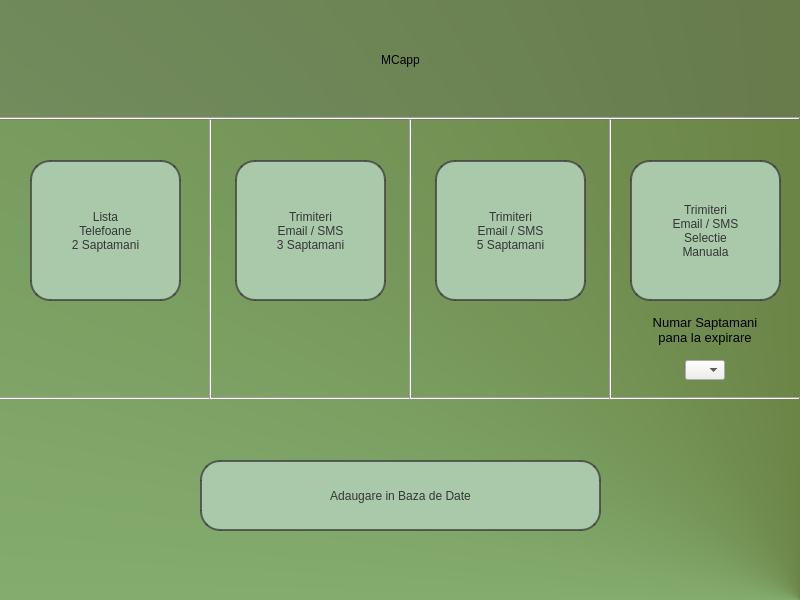
<?xml version="1.0" encoding="UTF-8"?>
<ui version="4.0">
 <class>Dialog</class>
 <widget class="QDialog" name="Dialog">
  <property name="geometry">
   <rect>
    <x>0</x>
    <y>0</y>
    <width>800</width>
    <height>600</height>
   </rect>
  </property>
  <property name="windowTitle">
   <string>Dialog</string>
  </property>
  <property name="windowIcon">
   <iconset>
    <normaloff>MCapp_icon.ico</normaloff>MCapp_icon.ico</iconset>
  </property>
  <property name="locale">
   <locale language="English" country="UnitedStates"/>
  </property>
  <widget class="QWidget" name="widget" native="true">
   <property name="geometry">
    <rect>
     <x>0</x>
     <y>0</y>
     <width>800</width>
     <height>600</height>
    </rect>
   </property>
   <property name="styleSheet">
    <string notr="true">QWidget#widget{
background-color: qconicalgradient(cx:1, cy:1, angle:0, stop:0.136364 rgba(55, 80, 0, 200), stop:1 rgba(168, 255, 181, 200));}</string>
   </property>
   <widget class="QLabel" name="welcome_label">
    <property name="geometry">
     <rect>
      <x>0</x>
      <y>0</y>
      <width>801</width>
      <height>120</height>
     </rect>
    </property>
    <property name="styleSheet">
     <string notr="true">font: 87 17pt &quot;Arial Black&quot;;
color: rgb(0, 0, 0);
background-color: rgba(89, 89, 89, 60);</string>
    </property>
    <property name="text">
     <string>MCapp</string>
    </property>
    <property name="alignment">
     <set>Qt::AlignCenter</set>
    </property>
   </widget>
   <widget class="QPushButton" name="to_email_sms_custom_button">
    <property name="geometry">
     <rect>
      <x>630</x>
      <y>160</y>
      <width>151</width>
      <height>141</height>
     </rect>
    </property>
    <property name="cursor">
     <cursorShape>PointingHandCursor</cursorShape>
    </property>
    <property name="styleSheet">
     <string notr="true">QPushButton {
font: 14pt &quot;Arial Black&quot;;
color: rgb(54, 54, 54);
border-radius: 20px;
border: 2px solid rgba(61, 61, 61, 190);
background-color: rgb(170, 200, 170);
}

QPushButton:hover {
background-color: rgb(170, 215, 170);
border: 2px solid rgba(61, 61, 61, 255);
}</string>
    </property>
    <property name="text">
     <string>Trimiteri
Email / SMS
Selectie
Manuala</string>
    </property>
   </widget>
   <widget class="QPushButton" name="to_add_in_database_button">
    <property name="geometry">
     <rect>
      <x>200</x>
      <y>460</y>
      <width>401</width>
      <height>71</height>
     </rect>
    </property>
    <property name="cursor">
     <cursorShape>PointingHandCursor</cursorShape>
    </property>
    <property name="styleSheet">
     <string notr="true">QPushButton {
font: 18pt &quot;Arial Black&quot;;
color: rgb(54, 54, 54);
border-radius: 20px;
border: 2px solid rgba(61, 61, 61, 190);
background-color: rgb(170, 200, 170);
}

QPushButton:hover {
background-color: rgb(170, 215, 170);
border: 2px solid rgba(61, 61, 61, 255);
}</string>
    </property>
    <property name="text">
     <string>Adaugare in Baza de Date</string>
    </property>
   </widget>
   <widget class="QLabel" name="label_weeks_T1">
    <property name="geometry">
     <rect>
      <x>640</x>
      <y>310</y>
      <width>130</width>
      <height>40</height>
     </rect>
    </property>
    <property name="font">
     <font>
      <family>Arial</family>
      <pointsize>10</pointsize>
     </font>
    </property>
    <property name="layoutDirection">
     <enum>Qt::LeftToRight</enum>
    </property>
    <property name="text">
     <string>Numar Saptamani
pana la expirare</string>
    </property>
    <property name="alignment">
     <set>Qt::AlignCenter</set>
    </property>
   </widget>
   <widget class="QComboBox" name="combo_weeks_T1">
    <property name="geometry">
     <rect>
      <x>685</x>
      <y>360</y>
      <width>40</width>
      <height>20</height>
     </rect>
    </property>
    <property name="font">
     <font>
      <family>Arial</family>
      <pointsize>10</pointsize>
     </font>
    </property>
    <property name="currentText">
     <string/>
    </property>
    <property name="currentIndex">
     <number>-1</number>
    </property>
    <property name="maxVisibleItems">
     <number>6</number>
    </property>
    <property name="maxCount">
     <number>12</number>
    </property>
   </widget>
   <widget class="Line" name="line_1">
    <property name="geometry">
     <rect>
      <x>0</x>
      <y>390</y>
      <width>800</width>
      <height>16</height>
     </rect>
    </property>
    <property name="orientation">
     <enum>Qt::Horizontal</enum>
    </property>
   </widget>
   <widget class="Line" name="line_2">
    <property name="geometry">
     <rect>
      <x>0</x>
      <y>110</y>
      <width>800</width>
      <height>16</height>
     </rect>
    </property>
    <property name="orientation">
     <enum>Qt::Horizontal</enum>
    </property>
   </widget>
   <widget class="Line" name="line_5">
    <property name="geometry">
     <rect>
      <x>600</x>
      <y>119</y>
      <width>20</width>
      <height>281</height>
     </rect>
    </property>
    <property name="orientation">
     <enum>Qt::Vertical</enum>
    </property>
   </widget>
   <widget class="Line" name="line_3">
    <property name="geometry">
     <rect>
      <x>200</x>
      <y>119</y>
      <width>20</width>
      <height>281</height>
     </rect>
    </property>
    <property name="orientation">
     <enum>Qt::Vertical</enum>
    </property>
   </widget>
   <widget class="Line" name="line_4">
    <property name="geometry">
     <rect>
      <x>400</x>
      <y>119</y>
      <width>20</width>
      <height>281</height>
     </rect>
    </property>
    <property name="orientation">
     <enum>Qt::Vertical</enum>
    </property>
   </widget>
   <widget class="QPushButton" name="to_email_sms_5weeks_button">
    <property name="geometry">
     <rect>
      <x>435</x>
      <y>160</y>
      <width>151</width>
      <height>141</height>
     </rect>
    </property>
    <property name="cursor">
     <cursorShape>PointingHandCursor</cursorShape>
    </property>
    <property name="styleSheet">
     <string notr="true">QPushButton {
font: 14pt &quot;Arial Black&quot;;
color: rgb(54, 54, 54);
border-radius: 20px;
border: 2px solid rgba(61, 61, 61, 190);
background-color: rgb(170, 200, 170);
}

QPushButton:hover {
background-color: rgb(170, 215, 170);
border: 2px solid rgba(61, 61, 61, 255);
}</string>
    </property>
    <property name="text">
     <string>Trimiteri
Email / SMS
5 Saptamani</string>
    </property>
   </widget>
   <widget class="QPushButton" name="to_email_sms_3weeks_button">
    <property name="geometry">
     <rect>
      <x>235</x>
      <y>160</y>
      <width>151</width>
      <height>141</height>
     </rect>
    </property>
    <property name="cursor">
     <cursorShape>PointingHandCursor</cursorShape>
    </property>
    <property name="styleSheet">
     <string notr="true">QPushButton {
font: 14pt &quot;Arial Black&quot;;
color: rgb(54, 54, 54);
border-radius: 20px;
border: 2px solid rgba(61, 61, 61, 190);
background-color: rgb(170, 200, 170);
}

QPushButton:hover {
background-color: rgb(170, 215, 170);
border: 2px solid rgba(61, 61, 61, 255);
}</string>
    </property>
    <property name="text">
     <string>Trimiteri
Email / SMS
3 Saptamani</string>
    </property>
   </widget>
   <widget class="QPushButton" name="to_telephone_list_2weeks">
    <property name="geometry">
     <rect>
      <x>30</x>
      <y>160</y>
      <width>151</width>
      <height>141</height>
     </rect>
    </property>
    <property name="cursor">
     <cursorShape>PointingHandCursor</cursorShape>
    </property>
    <property name="styleSheet">
     <string notr="true">QPushButton {
font: 14pt &quot;Arial Black&quot;;
color: rgb(54, 54, 54);
border-radius: 20px;
border: 2px solid rgba(61, 61, 61, 190);
background-color: rgb(170, 200, 170);
}

QPushButton:hover {
background-color: rgb(170, 215, 170);
border: 2px solid rgba(61, 61, 61, 255);
}</string>
    </property>
    <property name="text">
     <string>Lista
Telefoane
2 Saptamani</string>
    </property>
   </widget>
  </widget>
 </widget>
 <tabstops>
  <tabstop>to_add_in_database_button</tabstop>
  <tabstop>to_telephone_list_2weeks</tabstop>
  <tabstop>to_email_sms_3weeks_button</tabstop>
  <tabstop>to_email_sms_5weeks_button</tabstop>
  <tabstop>to_email_sms_custom_button</tabstop>
  <tabstop>combo_weeks_T1</tabstop>
 </tabstops>
 <resources/>
 <connections/>
</ui>
